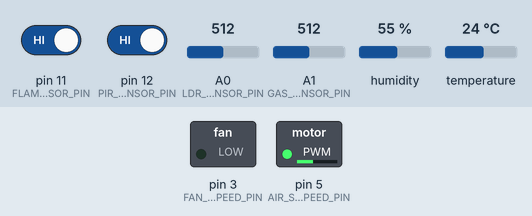
This sketch was run on a simulated Arduino Uno, built with avr-gcc and run on an emulated ATmega328P. Parts: switched loads named in the sketch (green lamp = pin HIGH). The test bench sets the inputs (shaded band); at power-on: temperature 24 °C, A1 (GAS_SENSOR_PIN) = 512, pin 11 (FLAME_SENSOR_PIN) HIGH, pin 12 (PIR_MOTION_SENSOR_PIN) HIGH, A0 (LDR_SENSOR_PIN) = 512, humidity 55 %.

Above: at 1.7 s.
1.8 s: temperature set to 33 °C
At 6.3 s:
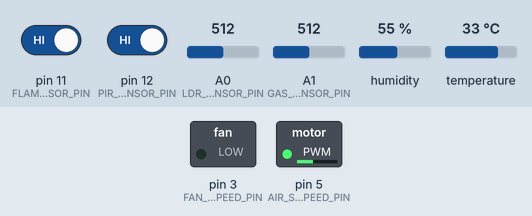
7.9 s: A1 (GAS_SENSOR_PIN) set to 310
11.4 s: A1 (GAS_SENSOR_PIN) set to 286
At 12.6 s:
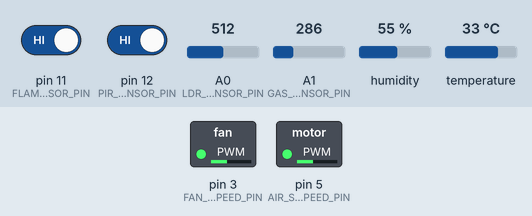
At 14.0 s:
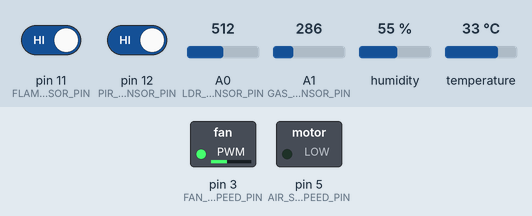
Timing chart, 0 to 15.5 s (numbered marks = the images above; inputs shaded):
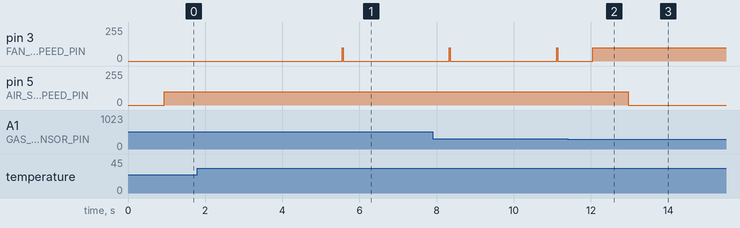

Measured:
- the behaviour switches between 301 and 300 on A1 (GAS_SENSOR_PIN) (found by bisection; images 1 and 2)
- after the input at 1.8 s, pin 3 (FAN_MOTOR_SPEED_PIN): 0/255 → 100/255 after 3.8 s, → 0/255 0.02 s later
- after the input at 11.4 s, pin 5 (AIR_SUCTION_MOTOR_SPEED_PIN): 100/255 → 0/255 after 1.6 s

The sketch:

SmartHome.ino
```cpp
/*******************************************************************************
* Title                 :   Simple Smart Home
* Filename              :   SmartHome.ino
* Author                :   Mohamed Hafez
* Origin Date           :   11/01/2022
* Version               :   1.0.0
* Compiler              :   TODO: COMPILER GOES HERE
* Target                :   arduino uno
* Notes                 :   None
*
*****************************************************************************/
/*************** SOURCE REVISION LOG *****************************************
*
*    Date    Version   Author          Description
*  17/01/22   1.0.0   Mohamed Hafez   Initial Release.
*
*******************************************************************************/
/** @file SmartHome.ino
 *  @brief This is the source file to make a smart Home.
 */
/******************************************************************************
* Includes
*******************************************************************************/
#include <DHT.h>
#include <Servo.h>
/******************************************************************************
* Module Preprocessor Constants
*******************************************************************************/
// Sensors Pins
#define  FLAME_SENSOR_PIN                11
#define  PIR_MOTION_SENSOR_PIN           12
#define  TEMPERATURE_SENSOR_PIN          13
#define  LDR_SENSOR_PIN                  A0
#define  GAS_SENSOR_PIN                  A1
// Actuators Pins
#define RED_LED                          A2
#define RELAY_PIN                        8
#define BUZZER_PIN                       9
#define SERVO_PIN                        10
// Fan Motor Pins
// Speed Control Pin
#define FAN_MOTOR_SPEED_PIN              3
// Direction Control Pin
#define FAN_MOTOR_PIN_1                  2
#define FAN_MOTOR_PIN_2                  4
// Air suction Motor Pins
// Speed Control Pin
#define AIR_SUCTION_MOTOR_SPEED_PIN      5
// Direction Control Pin
#define AIR_SUCTION_MOTOR_PIN_1          6
#define AIR_SUCTION_MOTOR_PIN_2          7
// Sensors' data
#define UP_TEMPERATURE_THRESHOLD         30
#define UP_GAS_THRESHOLD                 300
#define LIGHT_LEVEL_THRESHOLD            40
#define MOTION_DETECTED                  HIGH
#define FLAME_DETECTED                   LOW
#define FLAME_NOT_DETECTED               HIGH
// Speed Value
#define MOTOR_DELAY                      10
#define MOTOR_SPEED_VALUE_0              0
#define MOTOR_SPEED_VALUE_1              100
// Initialization values
#define ZERO_INITIALIZATION_VALUE        0
#define BAUD_RATE                        9600
#define SERVO_INITIAL_VALUE              0
#define SERVO_VALUE                      90
#define SERVO_DELAY                      10
/******************************************************************************
* Module Preprocessor Macros
*******************************************************************************/

/******************************************************************************
* Module Typedefs
*******************************************************************************/

/******************************************************************************
* Module Variable and Objects Definitions
*******************************************************************************/
/***************************Object of DHT Class************************/
DHT dht(TEMPERATURE_SENSOR_PIN, DHT11);
/***************************Object of Servo Class****************************/
Servo DoorServo;
// Global variables to read ir sensors
int    Global_TemperatureValue;
int    Global_FlameState;
int    Global_MotionState;
int    Global_GasLevel;
int    Global_LightLevel;
char   Global_SerialData;
/******************************************************************************
* Function Prototypes
*******************************************************************************/
void Home_InitializeDevices(void);
void Home_ReadSensors(void);
void Home_HandleAllEventsManual(void);
void Home_HandleAllEventsAutomatic(void);

void Home_ActFlameEvent(void);
void Home_ActGasEvent(void);
void Home_ActMotionEvent(void);
void Home_ActTemperatureEvent(void);
void Home_ActLightEvent(void);

void Home_StartAlarmSystem(void);
void Home_StopAlarmSystem(void);
void HOME_OpenDoorServo(void);
void HOME_CloseDoorServo(void);
void Home_RunFan(void);
void Home_RunAirSuction(void);
void Home_StopFan(void);
void Home_StopAirSuction(void);
/******************************************************************************
* Function Definitions
*******************************************************************************/

void setup()
{
  // Variable initialization
  Global_GasLevel         = ZERO_INITIALIZATION_VALUE;
  Global_LightLevel       = ZERO_INITIALIZATION_VALUE;
  Global_TemperatureValue = ZERO_INITIALIZATION_VALUE;
  Global_MotionState      = ZERO_INITIALIZATION_VALUE;
  Global_FlameState       = FLAME_NOT_DETECTED;
  // Initialize devices
  Home_InitializeDevices();
}
void loop()
{
  // Read sensor values
  Home_ReadSensors();
  // Handle and act on all events using bluetooth.
  Home_HandleAllEventsManual();
  // Handle and act on all events automatic.
  Home_HandleAllEventsAutomatic();
}

void Home_InitializeHome(void)
{
  for(int LocalPinsCounter = FAN_MOTOR_SPEED_PIN;LocalPinsCounter <= BUZZER_PIN;LocalPinsCounter++)
  {
    pinMode(LocalPinsCounter, OUTPUT);
  }
  for(int LocalPinsCounter = FLAME_SENSOR_PIN;LocalPinsCounter <= PIR_MOTION_SENSOR_PIN;LocalPinsCounter++)
  {
    pinMode(LocalPinsCounter, INPUT);
  }
  pinMode(LDR_SENSOR_PIN, INPUT);
  pinMode(GAS_SENSOR_PIN, INPUT);
  pinMode(RED_LED, OUTPUT);
  Serial.begin(BAUD_RATE);
  DoorServo.attach(SERVO_PIN);
  DoorServo.write(SERVO_INITIAL_VALUE);
}

void Home_ReadSensors(void)
{
  Global_GasLevel         = analogRead(GAS_SENSOR_PIN);
  Global_LightLevel       = analogRead(LDR_SENSOR_PIN);
  Global_FlameState       = digitalRead(FLAME_SENSOR_PIN);
  Global_MotionState      = digitalRead(PIR_MOTION_SENSOR_PIN);
  Global_TemperatureValue = dht.readTemperature();
}

void HOME_OpenDoorServo(void)
{
  for(int LocalServo = SERVO_INITIAL_VALUE;LocalServo <= SERVO_VALUE;LocalServo++)
  {
    DoorServo.write(LocalServo);
    delay(SERVO_DELAY);
  }
}

void HOME_CloseDoorServo(void)
{
  for(int LocalServo = SERVO_VALUE;LocalServo >= SERVO_INITIAL_VALUE;LocalServo--)
  {
    DoorServo.write(LocalServo);
    delay(SERVO_DELAY);
  }
}

void Home_StartAlarmSystem(void)
{
  digitalWrite(RED_LED, HIGH);
  digitalWrite(BUZZER_PIN, HIGH);
}

void Home_StopAlarmSystem(void)
{
  digitalWrite(RED_LED, LOW);
  digitalWrite(BUZZER_PIN, LOW);
}

void Home_HandleAllEventsManual(void)
{
  if(Serial.available() > 0)
  {
    Global_SerialData = Serial.read();
    switch(Global_SerialData)
    {
      case 'F':
        Home_RunFan();
        Serial.println("Fan Started");
      break;
      case 'A':
        Home_RunAirSuction();
        Serial.println("Air Suction Started");
      break;
      case 'S':
        Home_StopFan();
        Serial.println("Fan Stopped");
      break;
      case 'R':
        digitalWrite(RELAY_PIN, HIGH);
        Serial.println("Lamp opened");
      break;
      case 'O':
        HOME_OpenDoorServo();
        Serial.println("Door Opened");
      break;
      case 'C':
        HOME_CloseDoorServo();
        Serial.println("Door closed");
      break;
    }
  }
}

void Home_HandleAllEventsAutomatic(void)
{
  Home_ActFlameEvent();
  Home_ActGasEvent();
  Home_ActMotionEvent();
  Home_ActTemperatureEvent();
  Home_ActLightEvent();
}

void Home_ActFlameEvent(void)
{
  if(Global_FlameState == FLAME_DETECTED)
  {
    HOME_OpenDoorServo();
    Home_StartAlarmSystem();
    Serial.println("Door Opened");
    Serial.println("Flame! Flame! Alarm system started");
  }
  else
  {
    Home_StopAlarmSystem();
    Serial.println("Door Closed");
    Serial.println("Alarm system stoped");
  }
}

void Home_ActGasEvent(void)
{
  if(Global_GasLevel > UP_GAS_THRESHOLD)
  {
    Home_StopFan();
    HOME_OpenDoorServo();
    Home_RunAirSuction();
    Home_StartAlarmSystem();
    Serial.println("Door Opened");
    Serial.println("Gas! Gas! Alarm system started");
  }
  else
  {
    HOME_CloseDoorServo();
    Home_StopAirSuction();
    Home_StopAlarmSystem();
    Serial.println("Door Closed");
    Serial.println("Alarm system stoped");
  }
}

void Home_ActMotionEvent(void)
{
  if(Global_MotionState == MOTION_DETECTED)
  {
    Home_StartAlarmSystem();
    Serial.println("Motion! Alarm system started");
  }
  else
  {
    Home_StopAlarmSystem();
    Serial.println("Alarm system stoped");
  }
}

void Home_ActTemperatureEvent(void)
{
  if(Global_TemperatureValue > UP_TEMPERATURE_THRESHOLD)
  {
    Home_RunFan();
    Serial.println("Fan opened");
  }
  else
  {
    Home_StopFan();
    Serial.println("Fan closed");
  }
}

void Home_ActLightEvent(void)
{
  if(Global_LightLevel > LIGHT_LEVEL_THRESHOLD)
  {
    digitalWrite(RELAY_PIN, HIGH);
  }
  else
  {
    digitalWrite(RELAY_PIN, LOW);
  }
}

void Home_RunFan(void)
{
  digitalWrite(FAN_MOTOR_PIN_1, HIGH);
  digitalWrite(FAN_MOTOR_PIN_2, LOW);
  analogWrite(FAN_MOTOR_SPEED_PIN, MOTOR_SPEED_VALUE_1);
}

void Home_RunAirSuction(void)
{
  digitalWrite(FAN_MOTOR_PIN_1, LOW);
  digitalWrite(FAN_MOTOR_PIN_2, HIGH);
  digitalWrite(AIR_SUCTION_MOTOR_PIN_1,  LOW);
  digitalWrite(AIR_SUCTION_MOTOR_PIN_2,  HIGH);
  analogWrite(FAN_MOTOR_SPEED_PIN, MOTOR_SPEED_VALUE_1);
  analogWrite(AIR_SUCTION_MOTOR_SPEED_PIN,  MOTOR_SPEED_VALUE_1);
}

void Home_StopFan(void)
{
  digitalWrite(FAN_MOTOR_PIN_1, LOW);
  digitalWrite(FAN_MOTOR_PIN_2, LOW);
  analogWrite(FAN_MOTOR_SPEED_PIN, MOTOR_SPEED_VALUE_0);
}

void Home_StopAirSuction(void)
{
  digitalWrite(AIR_SUCTION_MOTOR_PIN_1,  LOW);
  digitalWrite(AIR_SUCTION_MOTOR_PIN_2,  LOW);
  analogWrite(AIR_SUCTION_MOTOR_SPEED_PIN,  MOTOR_SPEED_VALUE_0);
}
```

Source omitted: _target_for_gcc_minus_e.cpp (9427 bytes), SmartHome.ino.cpp (10697 bytes)
